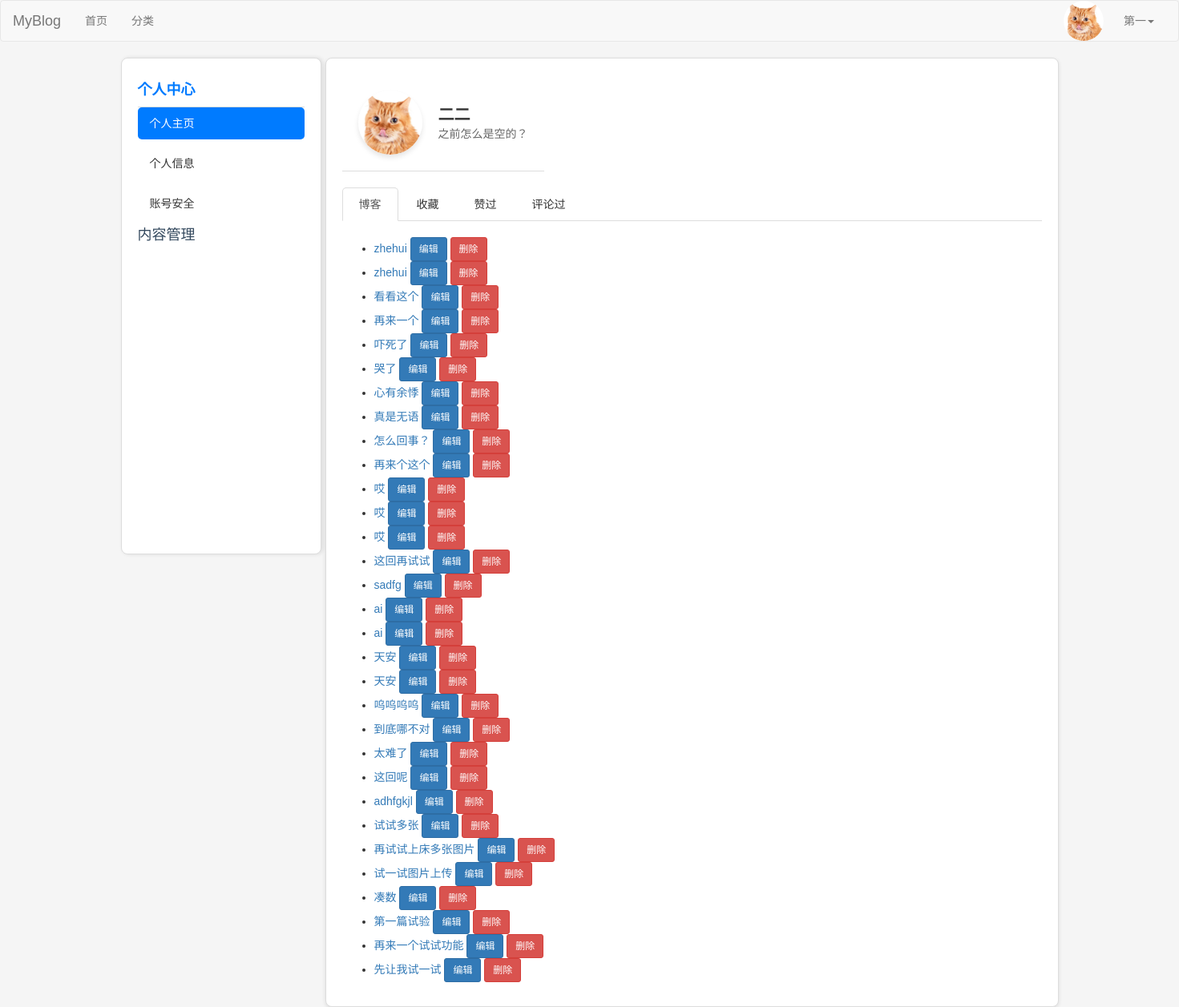
Page /my-posts/ (signed in) on the committed database.
### users/models.py (models this page shows, shortened)
class UserProfile(models.Model):
    USER_GENDER_TYPE = (
        ('male','男'),
        ('female','女'),
    )
    owner = models.OneToOneField(User, on_delete=models.CASCADE, verbose_name='用户')
    nickname=models.CharField(verbose_name='昵称',max_length=23,blank=True,null=True)
    birthday=models.DateTimeField(verbose_name='生日',blank=True,null=True)
    gender=models.CharField(verbose_name='性别', choices=USER_GENDER_TYPE,max_length=6,default='male')
    image=models.ImageField(verbose_name='用户头像',upload_to=user_avatar_upload_to,default='image/default.jpg',max_length=255)
    desc=models.TextField(verbose_name='个人简介',max_length=200,blank=True,default='')
    signature=models.CharField(verbose_name='个性签名',max_length=50,blank=True,default='')

### blog/models.py (models this page shows, shortened)
class Post(models.Model):
    DRAFT = 'draft'
    PUBLISHED = 'published'
    STATUS_CHOICES = [
        (DRAFT, '草稿'),
        (PUBLISHED, '已发布'),
    ]
    title = models.CharField(max_length=61, verbose_name="文章标题")
    desc = models.TextField(max_length=200, blank=True, default="", verbose_name="文章描述")
    category = models.ForeignKey(Category, on_delete=models.CASCADE, verbose_name="分类")
    content = models.TextField(verbose_name="文章详情")
    tags = models.ForeignKey(Tag, on_delete=models.CASCADE, verbose_name="文章标签")
    owner = models.ForeignKey(User, on_delete=models.CASCADE, verbose_name="作者")
    is_hot=models.BooleanField(default=False, verbose_name='是否热门')
    pv=models.IntegerField(default=0,verbose_name='浏览量')
    add_date = models.DateTimeField(auto_now_add=True, verbose_name="添加时间")
    pub_date = models.DateTimeField(auto_now=True, verbose_name="修改时间")
    status = models.CharField(max_length=10, choices=STATUS_CHOICES, default=DRAFT, verbose_name="状态")
    liked_users = models.ManyToManyField(
        User,
        related_name="liked_posts",
        blank=True,
        verbose_name="点赞用户",
    )
    favorited_users = models.ManyToManyField(
        User,
        related_name="favorited_posts",
        blank=True,
        verbose_name="收藏用户",
    )
    class Meta:
        verbose_name = "文章"
        verbose_name_plural = verbose_name

### blog/views.py (the view)
# urls.py: path('my-posts/', views.my_posts, name='my_posts'),
@login_required
def my_posts(request):
    posts = Post.objects.filter(owner=request.user, status=Post.PUBLISHED).order_by('-pub_date')
    return render(
        request,
        'users/my_posts.html',
        {
            'posts': posts,
            'active_menu': 'user-info',  # 设置当前活动的菜单
            'active_link': 'my_posts',  # 设置当前活动的链接
        }
    )

### blog/templates/users/my_posts.html (shortened to what this page needs)
{% extends 'layout/user.html' %}
{% block nav %}
    <ul class="nav nav-tabs">
        <li role="presentation" class="active"><a href="{% url 'blog:my_posts' %}">博客</a></li>
        <li role="presentation"><a href="{% url 'blog:favorited_posts' %}">收藏</a></li>
        <li role="presentation"><a href="{% url 'blog:liked_posts' %}">赞过</a></li>
        <li role="presentation"><a href="{% url 'blog:commented_posts' %}">评论过</a></li>
    </ul>
{% endblock %}
{% block blogs %}
    <div class="container">
        {% if posts %}
            <ul>
                {% for post in posts %}
                    <li>
                        <a href="{% url 'blog:post_detail' post.id %}">{{ post.title }}</a>
                        <a href="{% url 'blog:edit_post' post.id %}" class="btn btn-primary btn-sm ml-2">编辑</a>
                        <button type="button" class="btn btn-danger btn-sm ml-2" data-toggle="modal" data-target="#deleteModal-{{ post.id }}">删除</button>
                    </li>
                {% endfor %}
            </ul>
        {% else %}
            <p>你还没有发布任何博客。</p>
        {% endif %}
    </div>
{% endblock %}

### blog/templates/layout/user.html (shortened to what this page needs)
{% extends 'layout/basic.html' %}
{% load static %}
{% block css %}
    <link rel="stylesheet" href="{% static 'css/user.css' %}">
{% endblock %}
{% block content %}
    <div class="container">
        <div class="sidebar">
            <h3 id="user-info-header" onclick="toggleSubmenu('user-info')"
                class="{% if active_menu == 'user-info' %}active{% endif %}">个人中心</h3>
            <ul id="user-info" class="submenu{% if active_menu == 'user-info' %} active{% endif %}">
                <li><a href="{% url 'blog:my_posts' %}"
                       class="{% if active_link == 'my_posts' %}active-link{% endif %}">个人主页</a></li>
                <li><a href="{% url 'users:user_profile' %}"
                       class="{% if active_link == 'user_profile' %}active-link{% endif %}">个人信息</a></li>
                <li><a href="{% url 'users:account_safety' %}"
                       class="{% if active_link == 'account_safety' %}active-link{% endif %}">账号安全</a></li>
            </ul>
            <h3 id="content-manage-header" onclick="toggleSubmenu('content-manage')"
                class="{% if active_menu == 'content-manage' %}active{% endif %}">内容管理</h3>
        </div>
        <div class="content-wrapper">
            {% block user_content %}
                <div class="container">
                    <div class="profile-header">
                        <img src="{{ request.user.userprofile.image.url }}" alt="Avatar" class="avatar">
                        <div>
                            <div class="nickname">
                                {% if request.user.userprofile.nickname %}
                                    <span>{{ request.user.userprofile.nickname }}</span>
                                {% else %}
                                    <span>{{ request.user.username }}</span>
                                {% endif %}
                            </div>
                            <div class="description">
                                {% if  request.user.userprofile.desc %}
                                    <span>{{ request.user.userprofile.desc }}</span>
                                {% else %}
                                    <span>这个人很神秘</span>
                                {% endif %}
                            </div>
                        </div>
                    </div>
                </div>
            {% endblock %}
            {% block nav %}
            {% endblock %}
            {% block blogs %}
            {% endblock %}
        </div>
    </div>
{% endblock %}

### users/templates/layout/basic.html (shortened to what this page needs)
{% load static %}
<!DOCTYPE html>
<html lang="en">
<head>
    <link rel="stylesheet" href="{% static 'plugin/bootstrap/css/bootstrap.css' %}">
    <link rel="stylesheet" href="{% static 'plugin/font-awesome/css/font-awesome.min.css' %}">
    {% block css %}{% endblock %}
</head>
<body>
<nav class="navbar navbar-default">
    <div class="container-fluid">
        <div class="navbar-header">
            <a class="navbar-brand" href="#">MyBlog</a>
        </div>
        <div class="collapse navbar-collapse" id="bs-example-navbar-collapse-1">
            <ul class="nav navbar-nav">
                <li><a href="{% url 'blog:index' %}">首页<span class="sr-only">(current)</span></a></li>
                <li><a href="{% url 'blog:category_list' %}">分类</a></li>
            </ul>
            <ul class="nav navbar-nav navbar-right">
    {% if request.user.is_authenticated %}
        <li class="user-avatar">
            <img src="{{ request.user.userprofile.image.url }}" alt="User Avatar" class="avatar-img">
        </li>
        <li class="dropdown">
            <a href="#" class="dropdown-toggle" data-toggle="dropdown" role="button" aria-haspopup="true"
               aria-expanded="false">
               {{ request.user.username }}<span class="caret"></span>
            </a>
        </li>
    {% else %}
        <li><a href="{% url 'users:login' %}">登录</a></li>
        <li><a href="{% url 'users:register' %}" target="_blank">注册</a></li>
    {% endif %}
</ul>
        </div>
    </div>
</nav>
{% block content %}{% endblock %}
</body>
</html>

### static/css/user.css (style rules this page uses)
body { font-family: Arial, sans-serif; margin: 0; padding: 0; background-color: #f9f9f9; }
.container { display: flex; }
.sidebar { width: 220px; background-color: #ffffff; padding: 15px 10px; height: auto; border: 1px solid #ddd; border-radius: 8px; box-shadow: 0 2px 4px rgba(0, 0, 0, 0.1); margin: 20px; }
.sidebar h3 { margin-bottom: 10px; font-size: 16px; color: #34495e; cursor: pointer; }
.sidebar ul { list-style: none; padding: 0; margin: 0; }
.sidebar ul li { margin-bottom: 10px; }
.sidebar ul li a { text-decoration: none; color: #34495e; font-size: 14px; padding: 10px; display: block; border-radius: 4px; }
.submenu { display: none; margin-left: 10px; }
.submenu.active { display: block; }

### blog/templates/layout/user.html (style rules this page uses)
body { font-family: 'Arial', sans-serif; background-color: #f5f5f5; margin: 0; padding: 0; }
.container { display: flex; flex-direction: row; padding: 0; }
.sidebar { width: 250px; background-color: #ffffff; padding: 20px; box-shadow: 2px 0 5px rgba(0, 0, 0, 0.1); height: 620px; overflow-y: auto; border-right: 1px solid #ddd; flex-shrink: 0; margin: 0; }
.sidebar h3 { margin: 10px 0; font-size: 18px; cursor: pointer; }
.sidebar h3.active { color: #007bff; font-weight: bold; }
.sidebar ul { margin: 10px 0; padding: 0; list-style: none; border-top: 1px solid #ddd; }
.sidebar ul.submenu li a { display: block; padding: 10px 15px; color: #333; text-decoration: none; border-radius: 5px; transition: all 0.3s ease; }
.sidebar ul.submenu li a:hover, .sidebar ul.submenu li a.active-link { background-color: #007bff; color: #fff; }
.content-wrapper { flex-grow: 1; margin-left: 5px; padding: 20px; background-color: #ffffff; border: 1px solid #ddd; border-radius: 8px; box-shadow: 0 2px 5px rgba(0, 0, 0, 0.1); animation: fadeIn 0.3s ease-in-out; width: 500px; }
.profile-header { display: flex; align-items: center; gap: 20px; padding: 20px; border-bottom: 1px solid #ddd; }
.avatar { width: 80px; height: 80px; border-radius: 50%; box-shadow: 0 4px 6px rgba(0, 0, 0, 0.1); }
.nickname { font-size: 20px; font-weight: bold; color: #333; }
.description { font-size: 14px; color: #666; }
.nav-tabs { display: flex; margin: 20px 0; border-bottom: 1px solid #ddd; }
.nav-tabs li { list-style: none; }
.nav-tabs li a { display: block; padding: 10px 20px; color: #333; text-decoration: none; border-radius: 5px 5px 0 0; transition: background-color 0.3s ease; }

### users/templates/layout/basic.html (style rules this page uses)
.user-avatar { display: inline-block; vertical-align: middle; margin-right: 10px; }
.avatar-img { width: 50px; height: 50px; border-radius: 50%; object-fit: cover; }

### rows in the picture
Post: title "zhehui"
Post: title "zhehui"
Post: title "看看这个"
Post: title "再来一个"
Post: title "吓死了"
Post: title "哭了"
Post: title "心有余悸"
Post: title "真是无语"
Post: title "怎么回事？"
Post: title "再来个这个"
Post: title "哎"
Post: title "哎"
Post: title "哎"
Post: title "这回再试试"
Post: title "sadfg"
Post: title "ai"
Post: title "ai"
Post: title "天安"
Post: title "天安"
Post: title "呜呜呜呜"
Post: title "到底哪不对"
Post: title "太难了"
Post: title "这回呢"
Post: title "adhfgkjl"
Post: title "试试多张"
Post: title "再试试上床多张图片"
Post: title "试一试图片上传"
Post: title "凑数"
Post: title "第一篇试验"
Post: title "再来一个试试功能"
Post: title "先让我试一试"

### other values in the picture
{{ request.user.username }} "第一"
{{ request.user.userprofile.nickname }} "二二"
{{ request.user.userprofile.desc }} "之前怎么是空的？"
